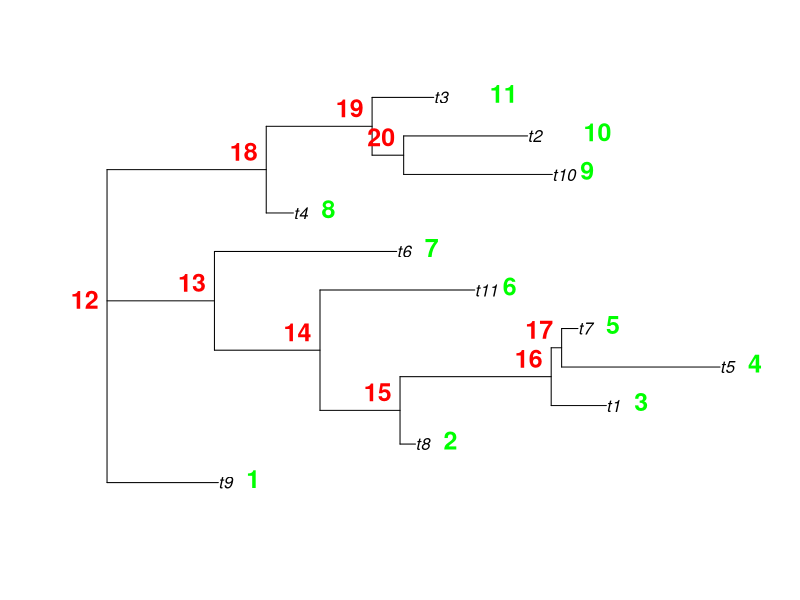

Write R code to recreate this figure.
library(ape)
library(dplyr)

# Initialisation de l'arbre ####
ori = rtree(11, rooted = FALSE)
(q1 = summary(ori$edge.length)[2])

# Visualisation de l'arbre ####
par(xpd = TRUE) # Permettre à la légende de sortir du cadre de la figure
plot(ori)
nodelabels(adj = c(1.3,-0.5), frame = "n", cex = 1.5, font = 2, col="red")
tiplabels(adj = c(-2,0.3), frame = "n", cex = 1.5, font = 2, col="green")
  
writeNewick <-function(tree){  
  # Métriques et repères sur l'arbre
  nbLeaves = length(tree$tip.label)
  numNodes = Nnode(tree) + nbLeaves
  
  # Data frame des edges
  edgePaths = as.data.frame(tree$edge)
  edgePaths = edgePaths %>%
    rename("from"="V1","to"="V2")
  
  root = nbLeaves + 1
  return (newick(root, nbLeaves, edgePaths))
}

newick <- function (noeud, nbLeaves, edgePaths){
     current = filter(edgePaths, from == noeud)
     nwk = ""
     
       for (i in current[,2]){

         # Si l'enfant est le premier
         if (i == current[1, 2])  { 
           
           if (i %in% 1:nbLeaves)  nwk = paste0( "(", nwk, i, ",")
           else nwk = paste0( "(", nwk, newick(i, nbLeaves, edgePaths), ",")
         
        # Si l'enfant est le dernier
         } else if (i == current[length(current[,2]), 2])  { 
           
           if (i %in% 1:nbLeaves)  nwk = paste0(nwk,i,"):", noeud)
           else nwk = paste0(nwk,newick(i, nbLeaves, edgePaths),"):", noeud)
         
         # Si l'enfant est au milieu  
         } else {
           
           if (i %in% 1:nbLeaves)  nwk = paste0(nwk,i,",")
           else nwk = paste0(nwk,newick(i, nbLeaves, edgePaths),",")
           
         }  
              }
     return(nwk)
  }

writeNewick(ori)
